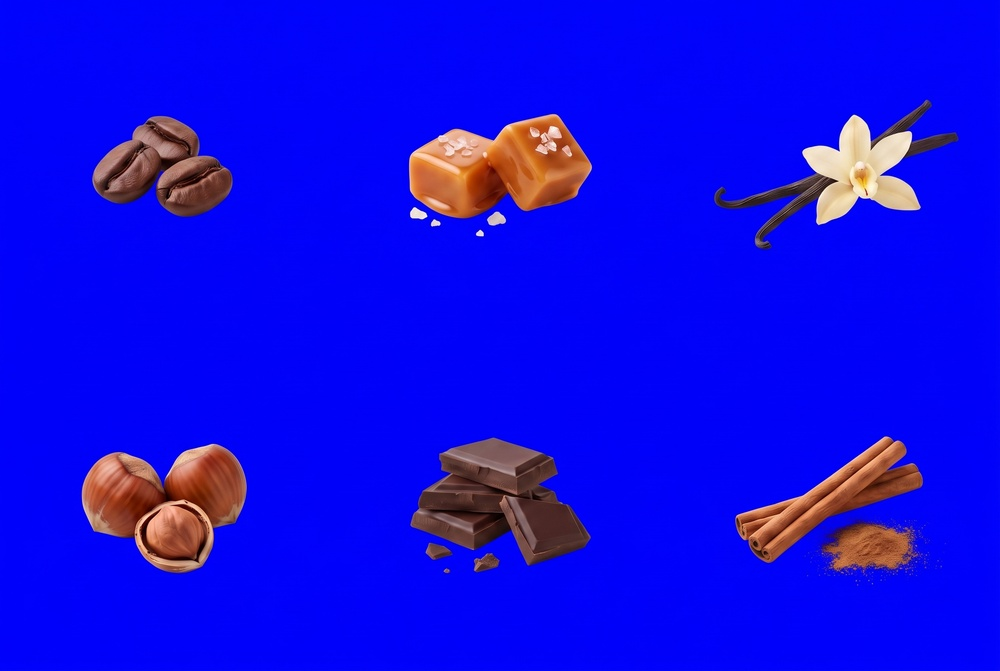
#> input picture assets-original/Images/ingredients-key.jpg, 1000 x 671 px, shrunk from 2528 x 1696 before the run, found by its file name
$ python key-cutouts.py
#> lines starting #> are read from the running program, lines starting #| are printed output that depends on the picture
#!/usr/bin/env python3
"""Chroma-key the blue-screen ingredient key art into transparent cut-outs.

The supplied `ingredients-key.jpg` (coffee) and `ingredients-v2-key.jpg`
(matcha) are 3x2 grids of ingredients photographed on a pure-blue
(0, 0, 255) screen. The reference template keyed this art sloppily, which
is where the purple fringe in its screenshots comes from (audit §8.3).

This script keys each tile properly:
  * alpha from "blueness" (B - max(R, G)): opaque below 40, transparent
    above 120, linear ramp in between — no hard edge, no fringe;
  * despill: edge pixels have their blue channel clamped to max(R, G);
  * alpha is feathered (Gaussian blur, radius 1.2) and each tile is
    trimmed to its non-transparent bounding box.

Outputs transparent WebP cut-outs to apps/web/public/images/cutouts/.

Usage (from the repo root):
    python3 scripts/key-cutouts.py
Requires: Pillow + numpy.
"""

from __future__ import annotations

import os
import sys

import numpy as np
from PIL import Image, ImageFilter

ROOT = os.path.dirname(os.path.dirname(os.path.abspath(__file__)))
PUBLIC = os.path.join(ROOT, "apps", "web", "public", "images")

# Tile names in reading order (row-major, 3 columns x 2 rows).
SOURCES = [
    (
        os.path.join(PUBLIC, "ingredients-key.jpg"),
        "coffee",
        ["beans", "caramel", "vanilla", "hazelnut", "chocolate", "cinnamon"],
    ),
    (
        os.path.join(PUBLIC, "ingredients-v2-key.jpg"),
        "matcha",
        ["matcha", "strawberry", "blueberry", "blackberry", "cherry", "coconut"],
    ),
]

# Blueness thresholds: <= LOW is fully opaque, >= HIGH fully transparent.
LOW, HIGH = 40, 120


def key_tile(tile: Image.Image) -> Image.Image:
    """Return an RGBA image with the blue screen keyed out."""
    rgb = tile.convert("RGB")
    arr = np.asarray(rgb).astype(np.int16)
    r, g, b = arr[:, :, 0], arr[:, :, 1], arr[:, :, 2]
    blueness = b - np.maximum(r, g)

    # Alpha ramp: 255 (opaque) at blueness <= LOW, 0 at >= HIGH.
    alpha = np.clip((HIGH - blueness) / (HIGH - LOW) * 255, 0, 255).astype(np.uint8)

    # Despill: on semi-transparent edge pixels, clamp blue to max(R, G)
    # so no blue/purple halo survives the feather.
    edge = alpha < 255
    b_despilled = np.minimum(b, np.maximum(r, g))
    out = np.dstack([r, g, np.where(edge, b_despilled, b), alpha]).astype(np.uint8)

    rgba = Image.fromarray(out, "RGBA")
    # Feather the alpha channel only, to soften the cut edge.
    a = rgba.getchannel("A").filter(ImageFilter.GaussianBlur(1.2))
    rgba.putalpha(a)

    # Trim to the non-transparent bounding box (+6 px padding).
    bbox = rgba.getchannel("A").getbbox()
    if bbox is None:
        return rgba
    x0, y0, x1, y1 = bbox
    pad = 6
    return rgba.crop(
        (
            max(0, x0 - pad),
            max(0, y0 - pad),
            min(rgba.width, x1 + pad),
            min(rgba.height, y1 + pad),
        )
    )


def main() -> int:
    out_dir = os.path.join(PUBLIC, "cutouts")
    os.makedirs(out_dir, exist_ok=True)
    for src, prefix, names in SOURCES:
        if not os.path.exists(src):
            print(f"missing source: {src}", file=sys.stderr)
            return 1
        sheet = Image.open(src)
#> sheet is the input picture: PIL image 1000x671 RGB; mean R, G, B 17.2, 11.9, 230.5
        w, h = sheet.size
#> w = 1000; h = 671
        cell_w, cell_h = w // 3, h // 2
#> cell_w = 333; cell_h = 335
        for i, name in enumerate(names):
            col, row = i % 3, i // 3
            tile = sheet.crop(
                (col * cell_w, row * cell_h, (col + 1) * cell_w, (row + 1) * cell_h)
            )
            cutout = key_tile(tile)
            dest = os.path.join(out_dir, f"{prefix}-{name}.webp")
            cutout.save(dest, "WEBP", quality=90, method=6)
            print(f"{dest}  {cutout.size[0]}x{cutout.size[1]}")
#> this loop made 6 passes
#> (x0 in key_tile, y0 in key_tile, x1 in key_tile, y1 in key_tile) on passes 1 to 6: (89, 113, 235, 220), (73, 111, 262, 239), (45, 97, 295, 252), (79, 106, 250, 241), (75, 100, 260, 241), (66, 98, 260, 239)
#> pass 1, in main, `tile = sheet.crop( (col * cell_w, row * cell_h, (col + 1) * cell_w, (r..`:
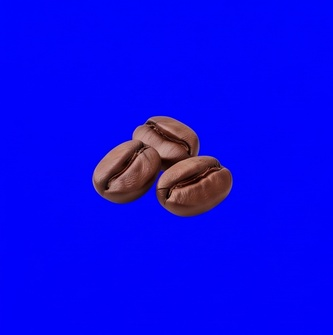
#> tile: PIL image 333x335 RGB; mean R, G, B 10.1, 7.6, 236
#> pass 1, in key_tile, `r, g, b = arr[:, :, 0], arr[:, :, 1], arr[:, :, 2]`:
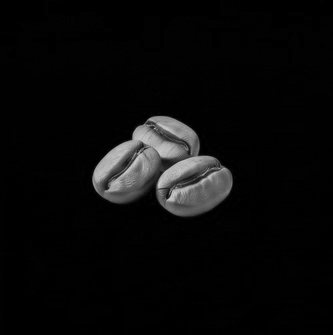
#> r: shape (335, 333) int16; min 0, max 205, mean 10.1
#> pass 1, in key_tile, `r, g, b = arr[:, :, 0], arr[:, :, 1], arr[:, :, 2]`:
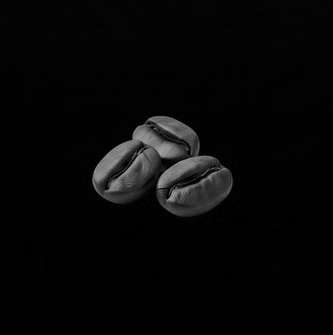
#> g: shape (335, 333) int16; min 0, max 163, mean 7.6
#> after the loop:
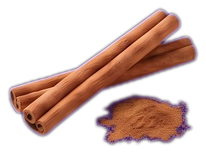
#> cutout: PIL image 206x153 RGBA; mean R, G, B, A 60.7, 34.1, 27.2, 95.1; transparent parts drawn white
#> after the loop:
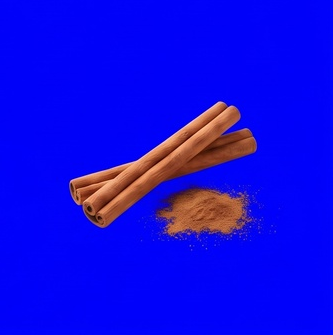
#> tile: PIL image 333x335 RGB; mean R, G, B 17.4, 10.5, 228.8
#> pass 2 of the loop in main, `for src, prefix, names in SOURCES:`:
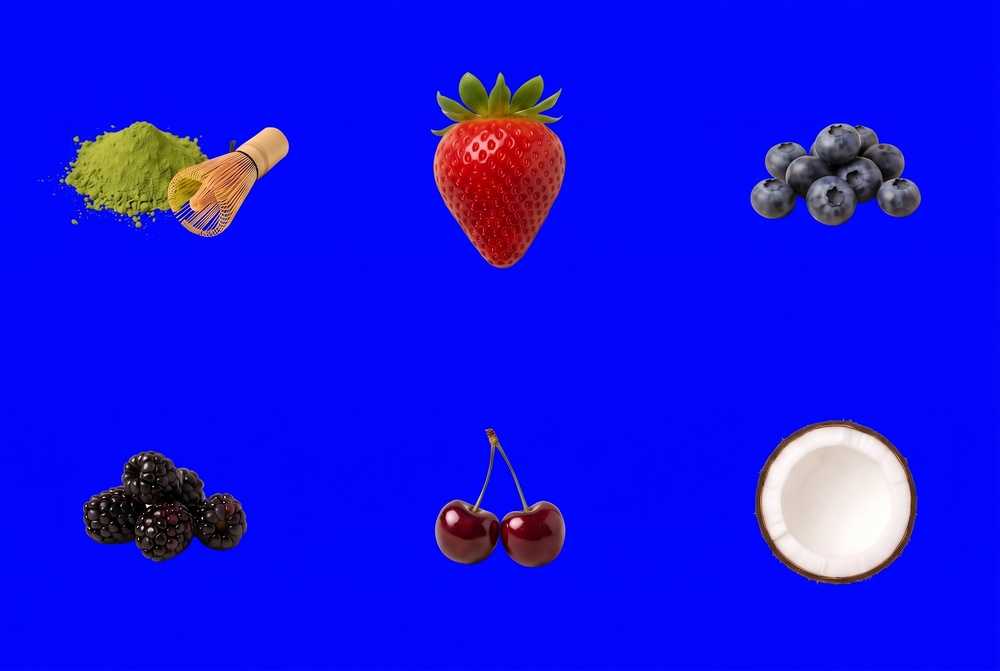
#> input picture assets-original/Images/ingredients-v2-key.jpg, 1000 x 671 px, shrunk from 2528 x 1696 before the run, found by its file name
#> in main, sheet is the input picture: PIL image 1000x671 RGB; mean R, G, B 19, 18, 230.4
#> the loop in main, `for i, name in enumerate(names):` made 6 passes
#> (x0 in key_tile, y0 in key_tile, x1 in key_tile, y1 in key_tile) on passes 1 to 6: (57, 118, 292, 240), (96, 69, 236, 271), (82, 121, 258, 229), (80, 113, 250, 230), (99, 91, 235, 235), (86, 82, 254, 252)
#> (printed output is left out)
#> pass 1, in key_tile (call 7), `r, g, b = arr[:, :, 0], arr[:, :, 1], arr[:, :, 2]`:
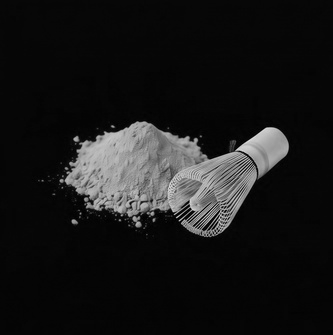
#> g: shape (335, 333) int16; min 0, max 226, mean 24.3
#> after the loop in main, `for i, name in enumerate(names):`:
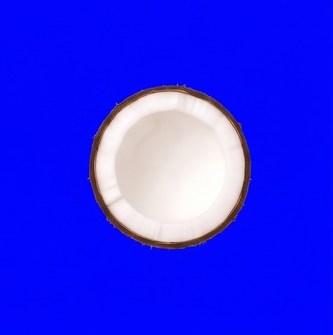
#> tile: PIL image 333x335 RGB; mean R, G, B 41.9, 41.8, 240.2
    return 0


if __name__ == "__main__":
    raise SystemExit(main())
#> (the program exits here)
